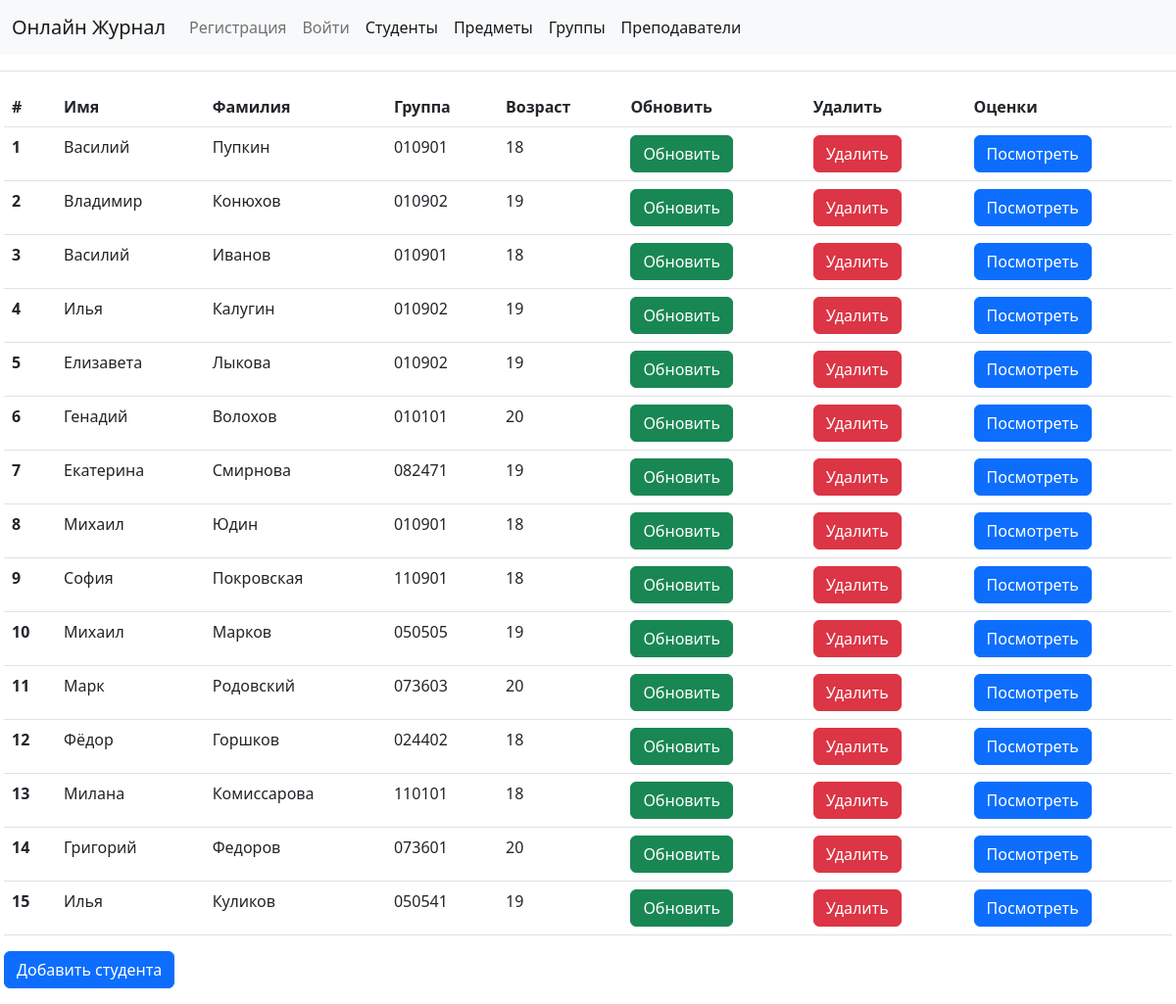
/students, run on the app's committed database.
### gradebook/models.py (models this page shows, shortened)
class Student(models.Model):
    first_name = models.CharField(max_length=30)
    last_name = models.CharField(max_length=30)
    group = models.ForeignKey(Group, related_name='students', on_delete=models.CASCADE)
    age = models.IntegerField()

class Group(models.Model):
    code = models.CharField(max_length=6, unique=True)
    def __str__(self) -> str:
        return self.code

### gradebook/views.py (the view)
# urls.py: path('students', views.StudentsView.as_view(), name='index'),
class StudentsView(ListView):
    model = Student
    template_name = 'student_list.html'

### templates/student_list.html
{% extends 'base.html' %}
{% block content %}
    <div class="students-content" style="
    position: relative;
    padding: 1rem;
    margin: 1rem -0.75rem 0;
    border: solid #dee2e6;
    border-width: 1px 0 0;">
        <table class="table">
            <thead>
                <tr>
                <th scope="col">#</th>
                <th scope="col">Имя</th>
                <th scope="col">Фамилия</th>
                <th scope="col">Группа</th>
                <th scope="col">Возраст</th>
                <th scope="col">Обновить</th>
                <th scope="col">Удалить</th>
                <th scope="col">Оценки</th>
                </tr>
            </thead>
            <tbody>
                {% for student in object_list %}
                    <tr>
                        <th scope="row">{{ forloop.counter }}</th>
                        <td>{{student.first_name}}</td>
                        <td>{{student.last_name}}</td>
                        <td>{{student.group}}</td>
                        <td>{{student.age}}</td>
                        <td><a class="btn btn-success" href="{% url 'update_student' student.id %}">Обновить</a></td>
                        <td><a class="btn btn-danger" href="{% url 'delete_student' student.id %}">Удалить</a></td>
                        <td><a class="btn btn-primary" href="{% url 'grades_view' student.id %}">Посмотреть</a></td>
                    </tr>
                {% endfor %}
            </tbody>
        </table>
        <a class="btn btn-primary" href="{% url 'add_student' %}">Добавить студента</a>
    </div>
{% endblock content %}

### data on the page
Student: first_name "Василий", last_name "Пупкин", group "010901", age "18"
Student: first_name "Владимир", last_name "Конюхов", group "010902", age "19"
Student: first_name "Василий", last_name "Иванов", group "010901", age "18"
Student: first_name "Илья", last_name "Калугин", group "010902", age "19"
Student: first_name "Елизавета", last_name "Лыкова", group "010902", age "19"
Student: first_name "Генадий", last_name "Волохов", group "010101", age "20"
Student: first_name "Екатерина", last_name "Смирнова", group "082471", age "19"
Student: first_name "Михаил", last_name "Юдин", group "010901", age "18"
Student: first_name "София", last_name "Покровская", group "110901", age "18"
Student: first_name "Михаил", last_name "Марков", group "050505", age "19"
Student: first_name "Марк", last_name "Родовский", group "073603", age "20"
Student: first_name "Фёдор", last_name "Горшков", group "024402", age "18"
Student: first_name "Милана", last_name "Комиссарова", group "110101", age "18"
Student: first_name "Григорий", last_name "Федоров", group "073601", age "20"
Student: first_name "Илья", last_name "Куликов", group "050541", age "19"
